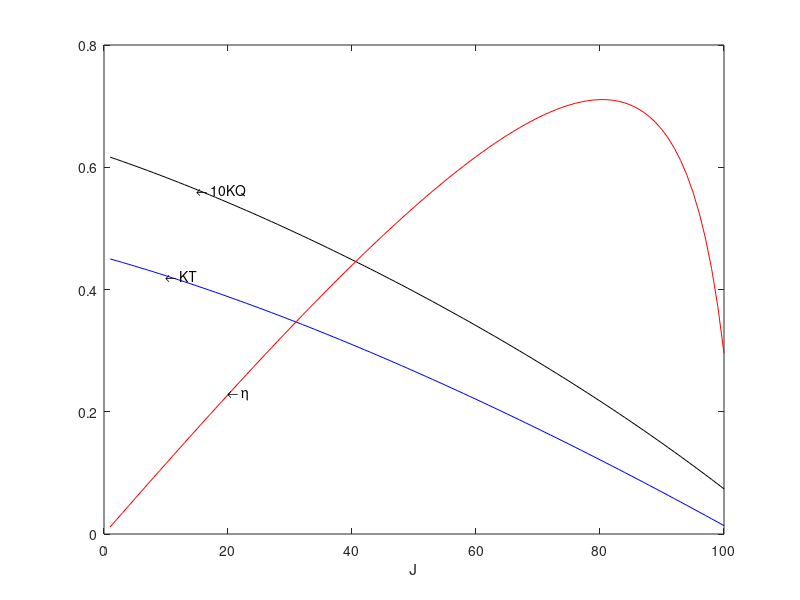

Here is the MATLAB script that generated this plot:
EAR=0.7145;PD=0.9364;
a=[0.05367018,-0.3023566,0.4333625,-0.1065471,-0.6582904,0.1189101, ...
    -0.0004408557,-0.03317857,1.151124,0.1960773,-0.09747062,0.2036384, ...
    -0.2566153,-0.1370242,-0.2874294,-0.2851609];
r=[0,0,0,1,3,1,0,1,2,3,1,0,1,0,2,1];
s=[0,0,1,0,2,1,6,1,2,0,3,1,1,0,0,2];
t=[0,1,0,2,0,3,0,4,0,0,0,1,1,2,0,0];
b=[-0.0925139,-0.1229,0.3050697,-0.2935303,-0.3991474,-1.02205,...
    0.01022833,0.0035211,0.002552059,0.2143532,0.000713111,0.2078488,...
    0.6397058,0.0009404846,-0.02930044,-0.07807623,-0.3025523,0.1855105,...
    -0.672421,-0.2087142,0.9400654,0.9316346,-0.04348397];
u=[0,0,0,0,1,1,0,3,0,3,0,1,0,0,1,0,3,1,2,3,1,3,0];
v=[0,2,1,0,2,1,7,1,5,0,4,1,1,7,0,0,2,1,2,4,3,2,6];
w=[0,0,1,2,0,1,0,0,2,1,4,2,0,1,1,4,2,3,1,0,0,1,0];
result=zeros(3,3);
for j=1:110
    J=j/100;
    KT=0;
    for g=1:16
         KT=KT+a(g)*(EAR)^(r(g))*(PD)^(s(g))*(J)^(t(g));
    end
    KQ=0;
    for e=1:23
        KQ=KQ+b(e)*(EAR)^(u(e))*(PD)^(v(e))*(J)^(w(e));
    end
    eta=KT/(KQ/10)*J/(2*pi);
    result(j,1)=KT;
    result(j,2)=KQ;
    result(j,3)=eta;
end
J=1:1:100;
plot(J,result(1:100,1),'b');
text(10,result(10,1),'\leftarrow KT');
hold on
plot(J,result(1:100,2),'k');
text(15,result(15,2),'\leftarrow 10KQ');
hold on
plot(J,result(1:100,3),'r');
text(20,result(20,3),'\leftarrow \eta');
xlabel('J')
kt=0;
kq=0;
    for g=1:16
         kt=kt+a(g)*(EAR)^(r(g))*(PD)^(s(g))*(0)^(t(g));
    end
    for e=1:23
        kq=kq+b(e)*(EAR)^(u(e))*(PD)^(v(e))*(0)^(w(e));
    end